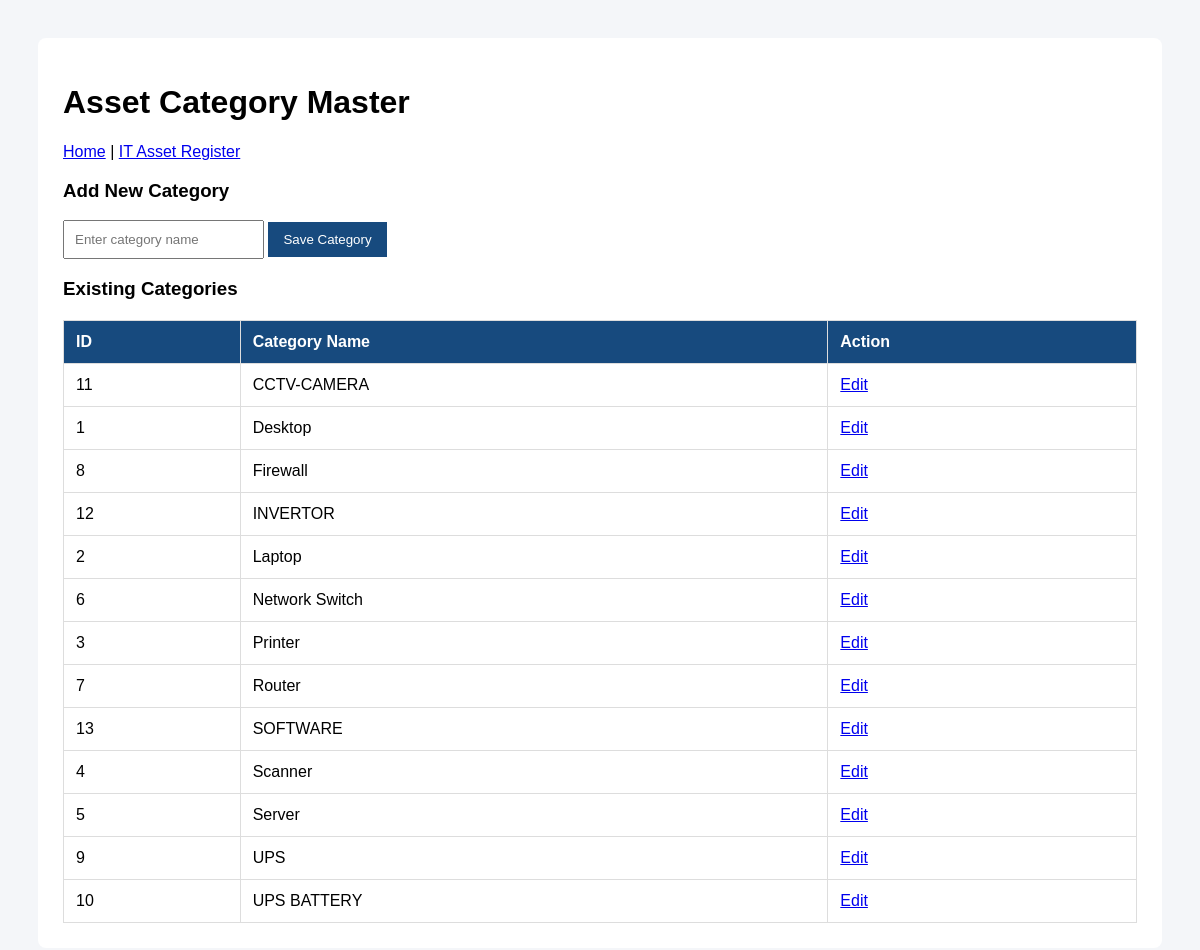
Page /categories (signed in) on the committed database.
### tables this page shows
CREATE TABLE asset_categories (
    id INTEGER PRIMARY KEY AUTOINCREMENT,
    category_name TEXT NOT NULL UNIQUE
);

### app.py (the view)
@app.route("/categories")
@login_required
def category_list():
    conn = get_db()
    categories = conn.execute("""
        SELECT id, category_name
        FROM asset_categories
        ORDER BY category_name
    """).fetchall()
    conn.close()
    return render_template(
        "categories.html",
        categories=categories
    )

### app.py (called while the page is built)
def get_db():
    conn = sqlite3.connect(DB_PATH)
    conn.row_factory = sqlite3.Row
    return conn

def login_required(view):
    @wraps(view)
    def wrapped(*args, **kwargs):
        if "user_id" not in session:
            return redirect(url_for("login"))
        conn = get_db()
        user = conn.execute(
            "SELECT id FROM users "
            "WHERE id = ? AND is_active = 1",
            (session["user_id"],)
        ).fetchone()
        conn.close()
        if user is None:
            session.clear()
            return redirect(url_for("login"))
        return view(*args, **kwargs)
    return wrapped

### templates/categories.html (shortened to what this page needs)
<!DOCTYPE html>
<html lang="en">
<head>
</head>
<body>
<div class="container">
    <h1>Asset Category Master</h1>
    <p>
        <a href="{{ url_for('home') }}">Home</a>
        |
        <a href="{{ url_for('asset_list') }}">
            IT Asset Register
        </a>
    </p>
    {% if session.get('role') == 'Admin' %}
        <h3>Add New Category</h3>
        <form action="{{ url_for('add_category') }}"
              method="POST">
            <input type="text"
                   name="category_name"
                   maxlength="100"
                   placeholder="Enter category name"
                   required>
            <button type="submit">
                Save Category
            </button>
        </form>
    {% endif %}
    <h3>Existing Categories</h3>
    <table>
        <thead>
            <tr>
                <th>ID</th>
                <th>Category Name</th>
                <th>Action</th>
            </tr>
        </thead>
        <tbody>
            {% for category in categories %}
                <tr>
                    <td>{{ category.id }}</td>
                    <td>{{ category.category_name }}</td>
                    <td>
                        {% if session.get('role') == 'Admin' %}
                            <a href="{{ url_for(
                                'edit_category',
                                category_id=category.id
                            ) }}">
                                Edit
                            </a>
                        {% else %}
                            View Only
                        {% endif %}
                    </td>
                </tr>
            {% else %}
                <tr>
                    <td colspan="3">
                        No categories found.
                    </td>
                </tr>
            {% endfor %}
        </tbody>
    </table>
</div>
</body>
</html>

### templates/categories.html (style rules this page uses)
body { font-family: Arial, sans-serif; background: #f4f6f9; padding: 30px; }
.container { background: white; padding: 25px; border-radius: 8px; }
table { width: 100%; border-collapse: collapse; margin-top: 20px; }
th, td { padding: 12px; border: 1px solid #ddd; text-align: left; }
th { background: #174a7e; color: white; }
input { padding: 10px; }
button { padding: 10px 15px; background: #174a7e; color: white; border: none; cursor: pointer; }

### rows in the picture
asset_categories: id "11", category_name "CCTV-CAMERA"
asset_categories: id "1", category_name "Desktop"
asset_categories: id "8", category_name "Firewall"
asset_categories: id "12", category_name "INVERTOR"
asset_categories: id "2", category_name "Laptop"
asset_categories: id "6", category_name "Network Switch"
asset_categories: id "3", category_name "Printer"
asset_categories: id "7", category_name "Router"
asset_categories: id "13", category_name "SOFTWARE"
asset_categories: id "4", category_name "Scanner"
asset_categories: id "5", category_name "Server"
asset_categories: id "9", category_name "UPS"
asset_categories: id "10", category_name "UPS BATTERY"
